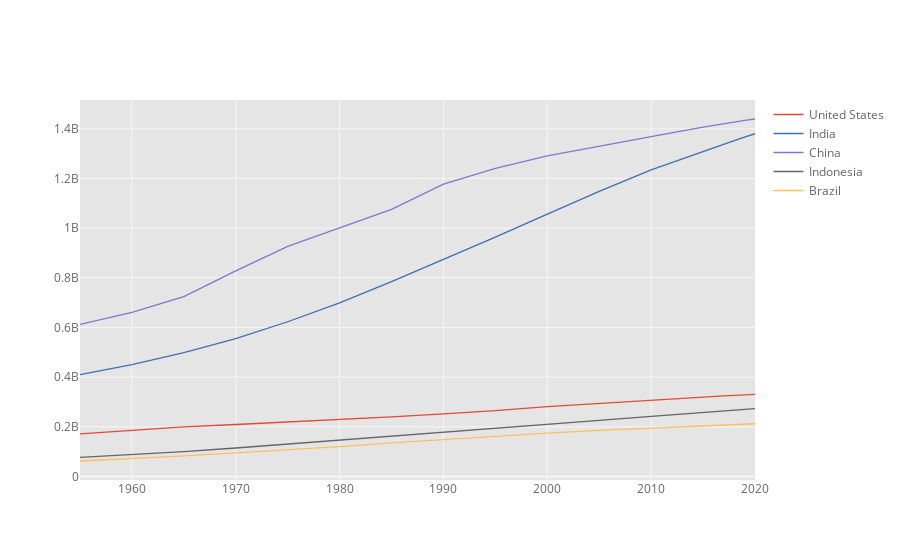

Write notebook code for a chart like this one.
### Markdown cell above
## 1. Gráfico de lineas con Pandas

### Code cell
df_population.iplot(kind='line')
